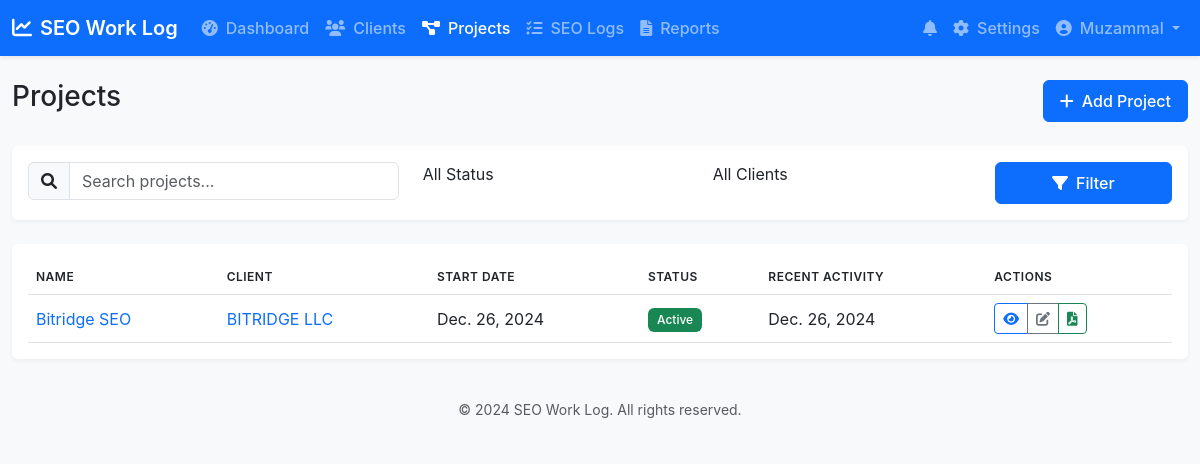
The app's page /projects/ (signed in), older data.
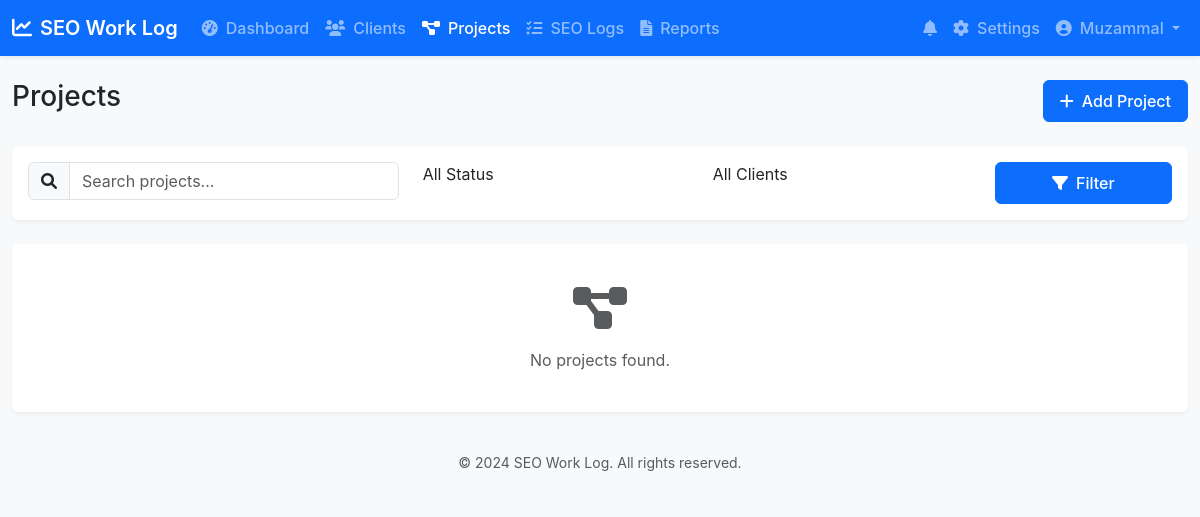
The same page, newer data.
### core/models.py (models this page shows, shortened)
class Project(models.Model):
    client = models.ForeignKey(Client, on_delete=models.CASCADE)
    name = models.CharField(max_length=255)
    description = models.TextField()
    start_date = models.DateField()
    end_date = models.DateField(null=True, blank=True)
    is_active = models.BooleanField(default=True)
    created_at = models.DateTimeField(auto_now_add=True)
    updated_at = models.DateTimeField(auto_now=True)
    providers = models.ManyToManyField(CustomUser, related_name='assigned_projects', blank=True, limit_choices_to={'role': 'provider'})

class Client(models.Model):
    name = models.CharField(max_length=255)
    email = models.EmailField(unique=True)
    website = models.URLField()
    logo = models.ImageField(upload_to='logos/', null=True, blank=True)
    is_active = models.BooleanField(default=True)
    created_at = models.DateTimeField(auto_now_add=True)
    updated_at = models.DateTimeField(auto_now=True)

class SEOLog(models.Model):
    project = models.ForeignKey(Project, on_delete=models.CASCADE)
    date = models.DateField()
    created_by = models.ForeignKey(CustomUser, on_delete=models.CASCADE, related_name='created_logs')
    on_page_work = models.BooleanField(default=False)
    off_page_work = models.BooleanField(default=False)
    on_page_description = models.TextField(blank=True)
    off_page_description = models.TextField(blank=True)
    providers = models.ManyToManyField(CustomUser, related_name='assigned_logs', blank=True)
    class Meta:
        ordering = ['-date']

### core/views.py (the view)
# urls.py: path('projects/', views.project_list, name='projects'),
@login_required
def project_list(request):
    if request.user.role == 'admin':
        projects = Project.objects.all()
    elif request.user.role == 'provider':
        projects = Project.objects.filter(
            providers=request.user,
            is_active=True,
            client__is_active=True
        )
    else:  # client
        projects = Project.objects.filter(
            client__email=request.user.email,
            is_active=True,
            client__is_active=True
        )
    return render(request, 'core/project_list.html', {
        'title': 'Projects',
        'projects': projects,
    })

### core/templates/core/project_list.html (shortened to what the changed rows need)
{% extends 'core/base.html' %}
{% block content %}
<div class="container-fluid py-4">
    <div class="d-flex justify-content-between align-items-center mb-4">
        <h1 class="h3">Projects</h1>
    </div>
    <div class="card border-0 shadow-sm">
        <div class="card-body">
            {% if projects %}
                <div class="table-responsive">
                    <table class="table table-hover">
                        <thead>
                            <tr>
                                <th>Name</th>
                                <th>Client</th>
                                <th>Start Date</th>
                                <th>Status</th>
                                <th>Recent Activity</th>
                                <th>Actions</th>
                            </tr>
                        </thead>
                        <tbody>
                            {% for project in projects %}
                            <tr>
                                <td>
                                    <a href="{% url 'project_detail' project.pk %}" class="text-decoration-none">
                                        {{ project.name }}
                                    </a>
                                </td>
                                <td>
                                    <a href="{% url 'client_detail' project.client.pk %}" class="text-decoration-none">
                                        {{ project.client.name }}
                                    </a>
                                </td>
                                <td>{{ project.start_date }}</td>
                                <td>
                                    {% if not project.end_date %}
                                        <span class="badge bg-success">Active</span>
                                    {% else %}
                                        <span class="badge bg-secondary">Completed</span>
                                    {% endif %}
                                </td>
                                <td>
                                    {% with last_log=project.seolog_set.last %}
                                        {% if last_log %}
                                            {{ last_log.date }}
                                        {% else %}
                                            <span class="text-muted">No activity</span>
                                        {% endif %}
                                    {% endwith %}
                                </td>
                                <td>
                                    <div class="btn-group">
                                        <a href="{% url 'project_detail' project.pk %}" class="btn btn-sm btn-outline-primary">
                                            <i class="fas fa-eye"></i>
                                        </a>
                                        {% if user.role == 'admin' or user.role == 'provider' %}
                                        <a href="{% url 'project_edit' project.pk %}" class="btn btn-sm btn-outline-secondary">
                                            <i class="fas fa-edit"></i>
                                        </a>
                                        {% endif %}
                                        <a href="{% url 'report_generate' project.pk %}" class="btn btn-sm btn-outline-success">
                                            <i class="fas fa-file-pdf"></i>
                                        </a>
                                    </div>
                                </td>
                            </tr>
                            {% endfor %}
                        </tbody>
                    </table>
                </div>
            {% else %}
                <div class="text-center py-4">
                    <i class="fas fa-project-diagram fa-3x text-muted mb-3"></i>
                    <p class="text-muted mb-0">No projects found.</p>
                </div>
            {% endif %}
        </div>
    </div>
</div>
{% endblock %}
{% block extra_css %}
<link href="https://cdn.jsdelivr.net/npm/select2@4.1.0-rc.0/dist/css/select2.min.css" rel="stylesheet" />
<link href="https://cdn.jsdelivr.net/npm/select2-bootstrap-5-theme@1.3.0/dist/select2-bootstrap-5-theme.min.css" rel="stylesheet" />
{% endblock %}

Row changes from the older to the newer data that the page shows:
no longer on this page (row edited): Project: name "Bitridge SEO", client.name "BITRIDGE LLC", start_date "Dec. 26, 2024", shows "Active", seolog_set.last "Dec. 26, 2024"
Text that changed along with them:
text no longer shown: "NAME CLIENT START DATE STATUS RECENT ACTIVITY ACTIONS"
text now shown: "No projects found."
